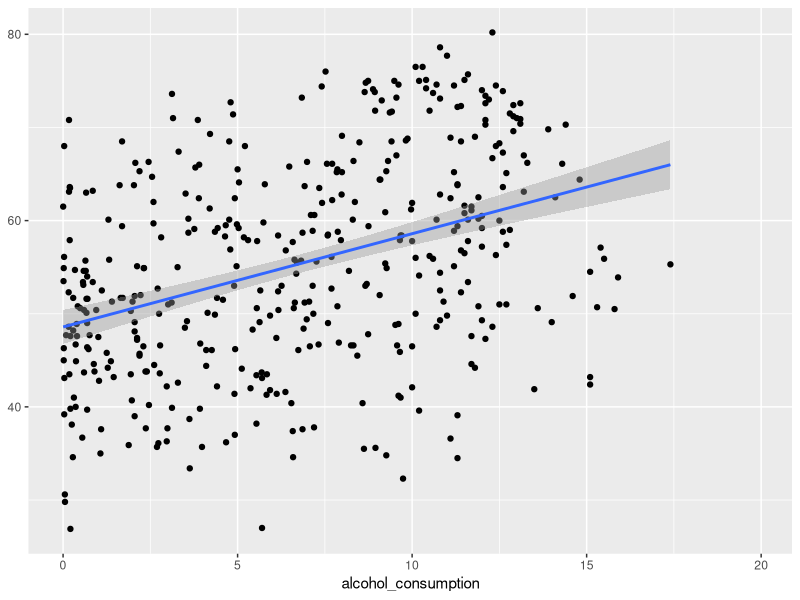
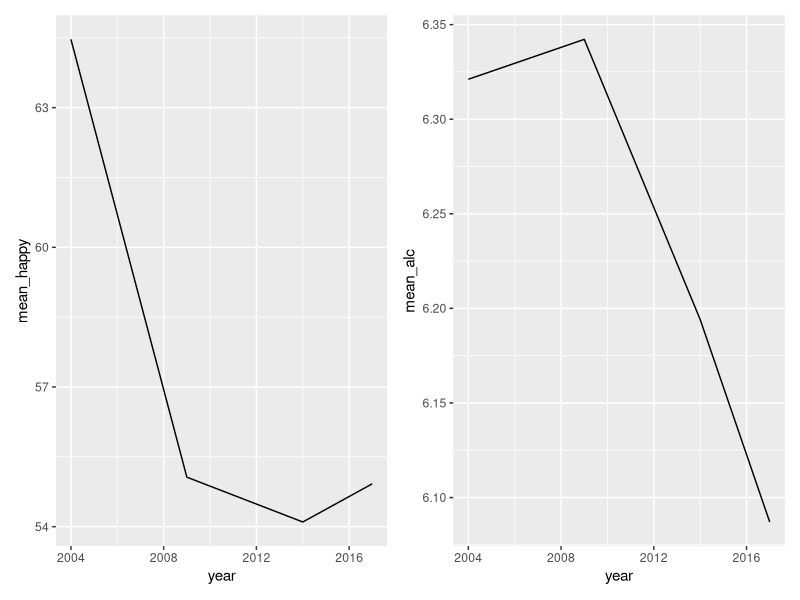

These charts were generated, in order, by the following R code:
## ---- chunk 1
library(tidyverse)
library(here)
library(broom)
library(patchwork)
alc <- read_csv(here::here("sh_alc_pcap_li.csv"))
happy <- read_csv(here::here("hapiscore_whr.csv"))
## ---- chunk 2
# Pivoting Longer, convert years to numeric and dropping unnecessary missing alcohol columns
alc_final <- alc |> 
  select("country", "1999", "2004", "2009", "2014", "2017") |> 
  pivot_longer(cols = "1999":"2017",
               names_to = "year",
               values_to = "alcohol_consumption")|>  
  mutate(
    across("year", as.numeric))


happy_final <- happy |> 
  pivot_longer(cols = `2004`:`2020`,
               names_to = "year",
               values_to = "happiness_score")|>  
  mutate(
    across("year", as.numeric))
## ---- chunk 3
# Inner Joining the data
final_data <- inner_join(happy_final, alc_final, by = c("year", "country"))
final_data
## ---- chunk 4
ggplot(data = final_data, mapping = aes(x = alcohol_consumption, y = happiness_score)) +
  geom_point() +
  geom_smooth(method = "lm") + 
  theme(axis.title.y = element_blank()) +
  labs()
## ---- chunk 5
average_year <- final_data |> 
  group_by(year) |> 
  summarize(mean_happy = mean(happiness_score, na.rm = TRUE),
            mean_alc = mean(alcohol_consumption, na.rm = TRUE))
plot1 <- ggplot(data = average_year, mapping = aes(x = year, y = mean_happy)) +
  geom_line()

plot2 <- ggplot(data = average_year, mapping = aes(x = year, y = mean_alc)) +
  geom_line()

plot1 + plot2
## ---- chunk 6
my_model <- lm(happiness_score ~ alcohol_consumption, 
               data = final_data
               )
augment(my_model)
